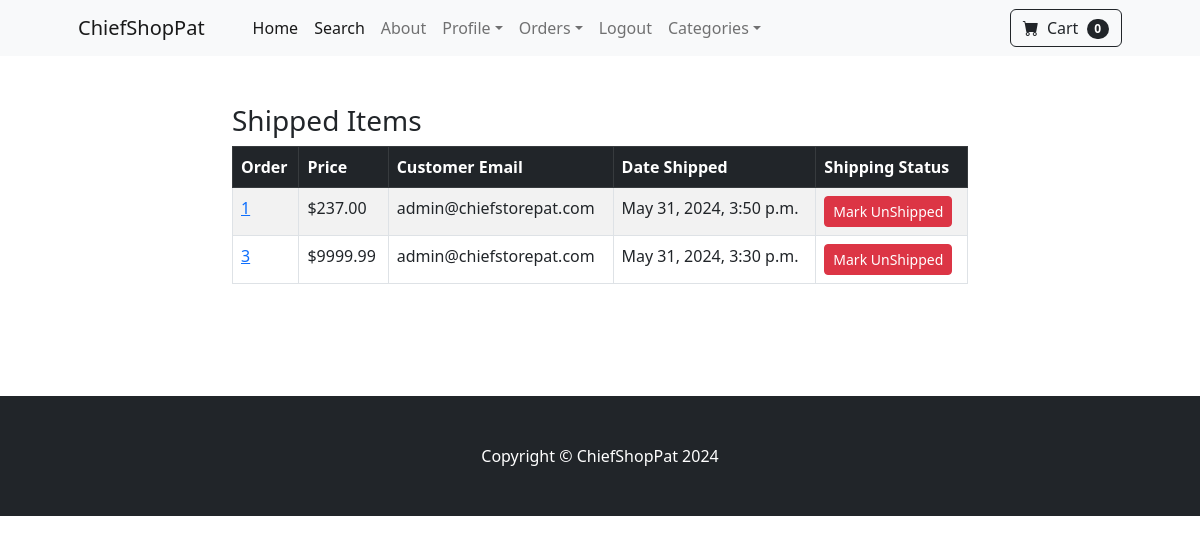
The page /payment/shipped_dash (signed in) on the database its author committed.
### payment/models.py (models this page shows, shortened)
class Order(models.Model):
	user = models.ForeignKey(User, on_delete=models.CASCADE, null=True, blank=True)
	full_name = models.CharField(max_length=250)
	email = models.EmailField(max_length=250)
	shipping_address = models.TextField(max_length=15000)
	amount_paid = models.DecimalField(max_digits=7, decimal_places=2)
	date_ordered = models.DateTimeField(auto_now_add=True)
	shipped = models.BooleanField(default=False)
	date_shipped = models.DateTimeField(blank=True, null=True)

### payment/views.py (the view, shortened to what this page needs)
# urls.py: path('shipped_dash', views.shipped_dash, name='shipped_dash'),
def shipped_dash(request):
    if request.user.is_authenticated and request.user.is_superuser:
        orders = Order.objects.filter(shipped=True)
        return render(request, "payment/shipped_dash.html", {"orders":orders})
    else:
        messages.success(request, "Access Denied")
        return redirect('home')

### cart/cart.py (called while the page is built)
    def __len__(self):
        return len(self.cart)

### cart/context_processors.py (called while the page is built)
def cart(request):
    return {'cart': Cart(request)}

### payment/templates/payment/shipped_dash.html (shortened to what this page needs)
{% extends 'base.html' %} {% block content %}
<div class="container my-5">
    <div class="row justify-content-center">
        <div class="col-8">
            <h3>Shipped Items</h3>
            <table class="table table-striped table-hover table-bordered">
                <thead class="table-dark">
                    <tr>
                        <th scope="col">Order</th>
                        <th scope="col">Price</th>
                        <th scope="col">Customer Email</th>
                        <th scope="col">Date Shipped</th>
                        <th scope="col">Shipping Status</th>
                    </tr>
                </thead>
                <tbody>
                    {% for item in orders %}
                    <tr>
                        <td>
                            <a href="{% url 'orders' item.id %}">{{ item.id }}</a>
                        </td>
                        <td>${{ item.amount_paid }}</td>
                        <td>{{ item.email }}</td>
                        <td>{{ item.date_shipped }}</td>
                        <td>
                            <form method="POST">
                                <button
                                    type="Submit"
                                    class="btn btn-danger btn-sm">
                                    Mark UnShipped
                                </button>
                            </form>
                        </td>
                    </tr>
                    {% endfor %}
                </tbody>
            </table>
            <br><br>
        </div>
    </div>
</div>
{% endblock %}

### rows shown on the page
Order: id "1", amount_paid "237.00", email "admin@chiefstorepat.com", date_shipped "May 31, 2024, 3:50 p.m."
Order: id "3", amount_paid "9999.99", email "admin@chiefstorepat.com", date_shipped "May 31, 2024, 3:30 p.m."

### other values the page prints
{{ cart|length }} "0"
